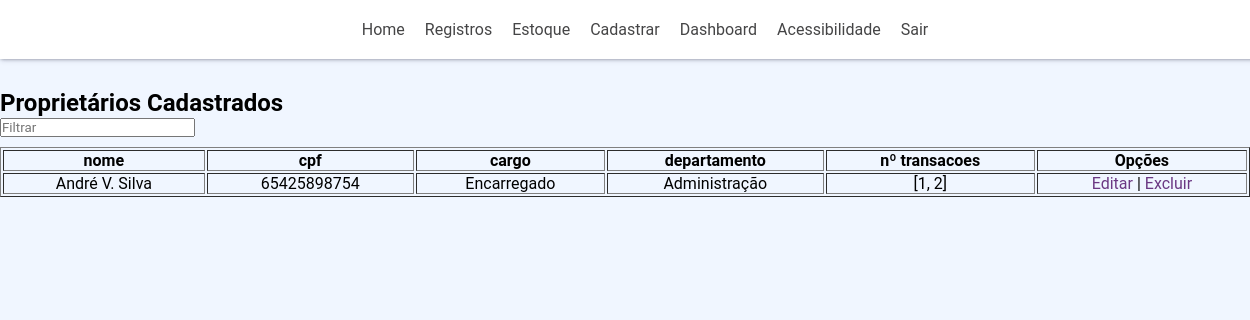
Page /proprietarios (signed in) on the committed database.
### aplicacao/models.py (models this page shows, shortened)
class Proprietario(database.Model):
    id = database.Column(database.Integer, primary_key=True)
    nome = database.Column(database.String(75), nullable=False)
    cpf = database.Column(database.String(11), nullable=False, unique=True)
    cargo = database.Column(database.String(50), nullable=False)
    departamento = database.Column(database.String(20), nullable=False)
    transacoes = database.relationship("TransacaoEstoque", backref="proprietario", lazy=True)

class TransacaoEstoque(database.Model):
    id = database.Column(database.Integer, primary_key=True)
    tipo = database.Column(database.String, nullable=False) # entrada ou saíde de estoque
    descricao = database.Column(database.String(500), nullable=False)
    id_ativo = database.Column(database.Integer, database.ForeignKey('ativo.id'))
    quantidade = database.Column(database.Integer, nullable=False)
    id_proprietario = database.Column(database.Integer, database.ForeignKey('proprietario.id')) # para quem está indo ou para estoque
    data = database.Column(database.DateTime, nullable=False, default=datetime.utcnow())
    def __repr__(self):
        return (str(self.id))

### aplicacao/routes.py (the view)
@app.route("/proprietarios")
@login_required
def proprietarios():
    if current_user.permissao < 2:
        return abort(403)
    proprietarios = Proprietario.query.all()
    return render_template("proprietarios.html", proprietarios=proprietarios)

### aplicacao/models.py (called while the page is built)
@login_manager.user_loader
def load_user(id_usuario):
    return Usuario.query.filter_by(id=int(id_usuario)).first()

### aplicacao/templates/proprietarios.html (shortened to what this page needs)
{% extends 'base_perfil.html' %}
{% block body %}
<h2>Proprietários Cadastrados</h2>
<input type="text" id="input" placeholder="Filtrar">
<table border="1">
    <thead>
        <tr>
            <th>nome</th>
            <th>cpf</th>
            <th>cargo</th>
            <th>departamento</th>
            <th>nº transacoes</th>
            <th>Opções</th>
        </tr>
    </thead>
    <tbody id="table">
        {% for proprietario in proprietarios %}
        <tr>
            <td>{{proprietario.nome}}</td>
            <td>{{proprietario.cpf}}</td>
            <td>{{proprietario.cargo}}</td>
            <td>{{proprietario.departamento}}</td>
            <td>{{proprietario.transacoes}}</td>
            <td><a href="{{ url_for('get_item', item_type='proprietario', action='edit', item_id=proprietario.id) }}">Editar</a> |
                <a href="{{ url_for('get_item', item_type='proprietario', action='delete', item_id=proprietario.id) }}">Excluir</a></td>
        </tr>
    {% endfor %}
    </tbody>
</table>
{% endblock %}

### aplicacao/static/css/style.css (style rules this page uses)
* { font-family: 'Roboto', sans-serif; margin: 0; padding: 0; }
body { background-color: #f0f6ff; }
table td, th { overflow-x: auto; max-height: calc(100vh - 17px); }
table { width: 100vw; text-align: center; margin: 10px 0; }
table a { color: rgb(107, 56, 131); text-decoration: none; }

### rows in the picture
Proprietario: nome "André V. Silva", cpf "65425898754", cargo "Encarregado", departamento "Administração", transacoes "[1, 2]"
